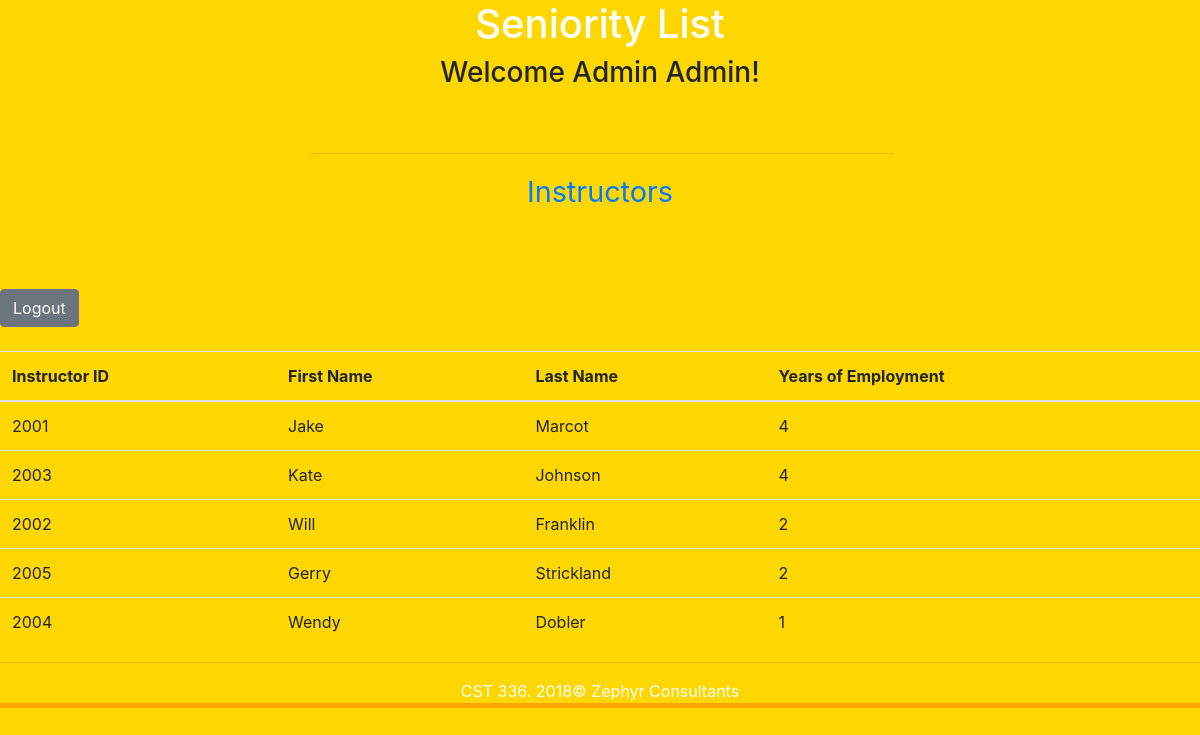
Page /finalProject/admin/instructorSeniority.php (signed in) on the committed database.
### tables this page shows
CREATE TABLE `instructors` (
  `instructorid` int(10) NOT NULL,
  `firstname` char(35) DEFAULT NULL,
  `lastname` char(35) DEFAULT NULL,
  `cert_type` char(20) DEFAULT NULL,
  `address` char(50) DEFAULT NULL,
  `phone_number` varchar(50) DEFAULT NULL,
  `locker_number` int(10) DEFAULT NULL,
  `years_of_employment` int(10) DEFAULT NULL
);

### finalProject/admin/instructorSeniority.php (the view, shortened to what this page needs)
<?php
$conn = getDatabaseConnection("channel_islands");
function displayInstructorSeniority() {
    global $conn;
    $sql="SELECT instructorid, firstname, lastname, years_of_employment
          FROM instructors
          ORDER BY years_of_employment
          DESC";
    $statement = $conn->prepare($sql);
    $statement->execute();
    $records = $statement->fetchAll(PDO::FETCH_ASSOC);
    return $records;
}
?>
<!DOCTYPE html>
<html>
    <head>
        <link rel="stylesheet" href="https://stackpath.bootstrapcdn.com/bootstrap/4.1.2/css/bootstrap.min.css">
        <link href="css/styles.css" rel="stylesheet" type="text/css" />
    </head>
    <body>
        <header>
            <h1> Seniority List </h1>
        </header>
        <h3> Welcome <?=$_SESSION['adminName']?>!</h3><br />
        <nav>
            <hr width="50%" />
            <a href="instructorsSubAdmin.php">Instructors</a>
        </nav>
        <br /><br />
        <br />
        <form action="/cst336/finalProject/logout.php">
            <input type="submit" class = 'btn btn-secondary' id = "beginning" value="Logout"/>
        </form>
        <br />
        <?php
        $records=displayInstructorSeniority();
        echo "<table class='table table-hover'>";
        echo "<thread>
        <tr>
            <th scope='col'>Instructor ID</th>
            <th scope='col'>First Name</th>
            <th scope='col'>Last Name</th>
            <th scope='col'>Years of Employment</th>
        </tr>
       </thread>";
       echo"<tbody>";
       foreach($records as $record) {
           echo "<tr>";
           echo "<td>" . $record['instructorid'] . "</td>";
           echo "<td>" . $record['firstname'] . "</td>";
           echo "<td>" . $record['lastname'] . "</td>";
           echo "<td>" . $record['years_of_employment'] . "</td>";
       }
       echo "</tbody>";
       echo "</table>";
       ?>
       <footer>
            <hr>
            CST 336. 2018&copy;  Zephyr Consultants <br />
        </footer>
    </body>
</html>

### finalProject/admin/css/styles.css (style rules this page uses)
nav { padding: 15px; padding-bottom: 4px; font-size: 1.8em; text-decoration: none; color: white; }
h3 { text-align: center; }
header, nav { text-align: center; color: white; }
body { background-color:gold; }
footer { text-align: center; color: white; border-bottom: 5px orange solid; }

### rows in the picture
instructors: instructorid "2001", firstname "Jake", lastname "Marcot", years_of_employment "4"
instructors: instructorid "2003", firstname "Kate", lastname "Johnson", years_of_employment "4"
instructors: instructorid "2002", firstname "Will", lastname "Franklin", years_of_employment "2"
instructors: instructorid "2005", firstname "Gerry", lastname "Strickland", years_of_employment "2"
instructors: instructorid "2004", firstname "Wendy", lastname "Dobler", years_of_employment "1"

### other values in the picture
$_SESSION['adminName'] "Admin Admin"
